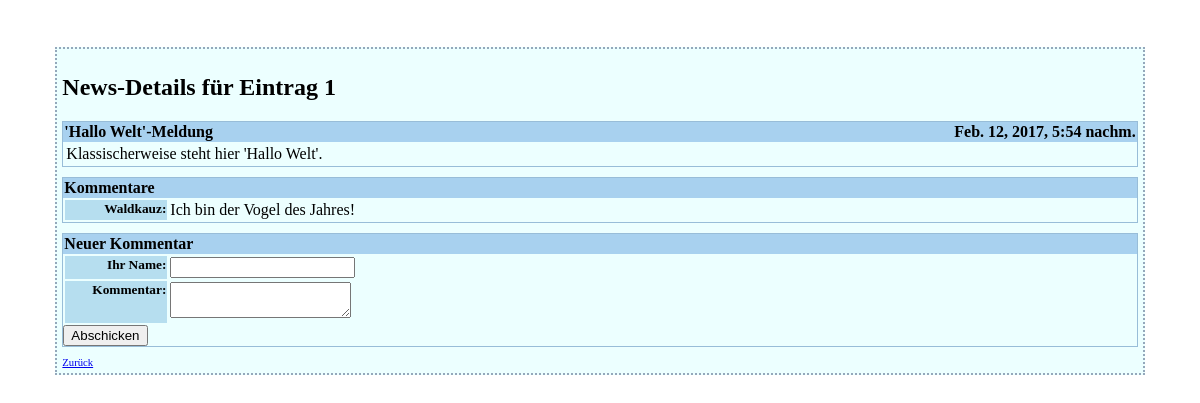
/meldungen/1/, run on the app's committed database.
### news/models.py (models this page shows, shortened)
class Meldung(models.Model):
    titel = models.CharField(max_length=100)
    zeitstempel = models.DateTimeField()
    text = models.TextField('Meldungstext')

class Kommentar(models.Model):
    meldung = models.ForeignKey(Meldung)
    autor = models.CharField(max_length=70)
    text = models.TextField('Kommentartext')

### news/views.py (the view, shortened to what this page needs)
# urls.py: url(r'^(?P<meldungs_id>\d+)/$', views.meldungen_detail,
def meldungen_detail(request, meldungs_id):
    meldung = get_object_or_404(Meldung, id=meldungs_id)
    return render(request, 'news/meldungen_detail.html',
        context={'meldung' : meldung})

### news/templates/news/meldungen_detail.html (shortened to what this page needs)
{% extends 'main/basis.html' %}
{% block titel %}
  News-Details f&uuml;r Eintrag {{ meldung.id }}
{% endblock %}
{% block inhalt %}
  <div class="container">
    <div class="titelzeile">
      <div class="titel">{{ meldung.titel|escape }}</div>
      <div class="zeitstempel">{{ meldung.zeitstempel }}</div>
    </div>
    <div class="text">
      {{ meldung.text|escape|linebreaksbr }}
    </div>
  </div>
  <div class="container">
    <div class="titelzeile">Kommentare</div>
    {% if meldung.kommentar_set.count %}
      <table>
      {% for k in meldung.kommentar_set.all %}
        <tr class="kommentarzeile">
          <td class="spaltenbezeichner">{{ k.autor }}:</td>
          <td>{{ k.text|escape|linebreaksbr }}</td>
        </tr>
      {% endfor %}
      </table>
    {% else %}
      Keine Kommentare
    {% endif %}
  </div>
  <div class="container">
  <div class="titelzeile">Neuer Kommentar</div>
  <form method="post" action="">
    <table>
      <tr class="kommentarzeile">
        <td class="spaltenbezeichner">Ihr Name:</td>
        <td><input type="text" name="besuchername"
                   value="{{ besuchername }}"/></td>
        </tr>
        <tr class="kommentarzeile">
          <td class="spaltenbezeichner">Kommentar:</td>
          <td>
            <textarea name="kommentartext">{{ kommentartext }}</textarea>
          </td>
        </tr>
      </table>
      <input type="submit" value="Abschicken" />
  </form>
  </div>
   <div class="link_unten">
    <a href="{% url 'news:meldungen' %}">Zur&uuml;ck</a>
   </div>
{% endblock %}

### news_seite/templates/main/basis.html (style rules this page uses)
.container { border: 1px solid #98BDD8; margin-bottom: 10px; }
.titelzeile { background-color: #A8D1EF; font-weight:bold; padding: 1px; }
.titel { float: left; }
.zeitstempel { float: right }
.text { padding: 3px; }
.link_unten { margin-top: 3px; font-size: 8pt; }
.kommentarzeile { border: 1px solid #A8D1EF; }
.spaltenbezeichner { width: 100px; background-color: #B6DEEF; font-weight: bold; font-size: 10pt; text-align: right; vertical-align: top; }
.kommentarzeile { border-bottom: 1px solid #A8D1EF; }

### data on the page
Meldung: id "1", titel "'Hallo Welt'-Meldung", zeitstempel "Feb. 12, 2017, 5:54 nachm.", text "Klassischerweise steht hier 'Hallo Welt'."
Kommentar: autor "Waldkauz", text "Ich bin der Vogel des Jahres!"
